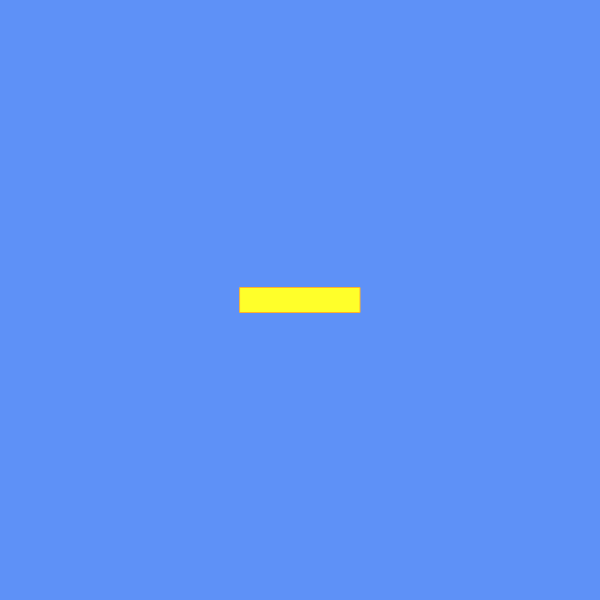
Frame 1 (no input)
Frame 60 (no input): identical to frame 1, image omitted
Frame 120 (the mouse pressed at the canvas centre since frame 60): identical to frame 1, image omitted

The p5.js sketch that drew this single still picture (run headless with seeded random() and noise() and a simulated clock; from frame 60 on, the mouse is pressed at the canvas centre):

// p5.js sketch
// ── sketch.js
var buttonX;
var buttonY;
var buttonWidth;
var buttonHeight;
var isButtonPressed = false;

var r;
var g;
var b;
var a;

var size;
var x;
var y;

function setup(){
  createCanvas(600,600);
  buttonWidth = 120;
  buttonHeight = 25;
  buttonX = width/2 - buttonWidth/2;
  buttonY = height/2 - buttonHeight/2;

}

function draw(){
  if (isButtonPressed) {
    
    

    r = random(255);
    g = random(255);
    b = random(255);
    a = random(255);
    size = random(20);
    x = random(width);
    y = random(height);
  
    noStroke();
    fill(r, g, b, a);
    ellipse(x, y, size, size);
  
  
  } else {
    background(94,145,247);
  }



  /background(backgroundColor);/

  if (isButtonPressed) {
    stroke(53,28,144);
    fill(16,255,147);
    rect(buttonX, buttonY, buttonWidth, buttonHeight);
  } else {
    stroke(255,178,42);
    fill(255,255,42);
    rect(buttonX, buttonY, buttonWidth, buttonHeight);
  }

  

  
}

function mouseClicked(){
  if(mouseX > buttonX && mouseY > buttonY &&
     mouseX < (buttonWidth+buttonX) && mouseY < (buttonHeight+buttonY)) {

    if (isButtonPressed) {
      isButtonPressed = false;
    } else {
      isButtonPressed = true;
    }


  }
}
